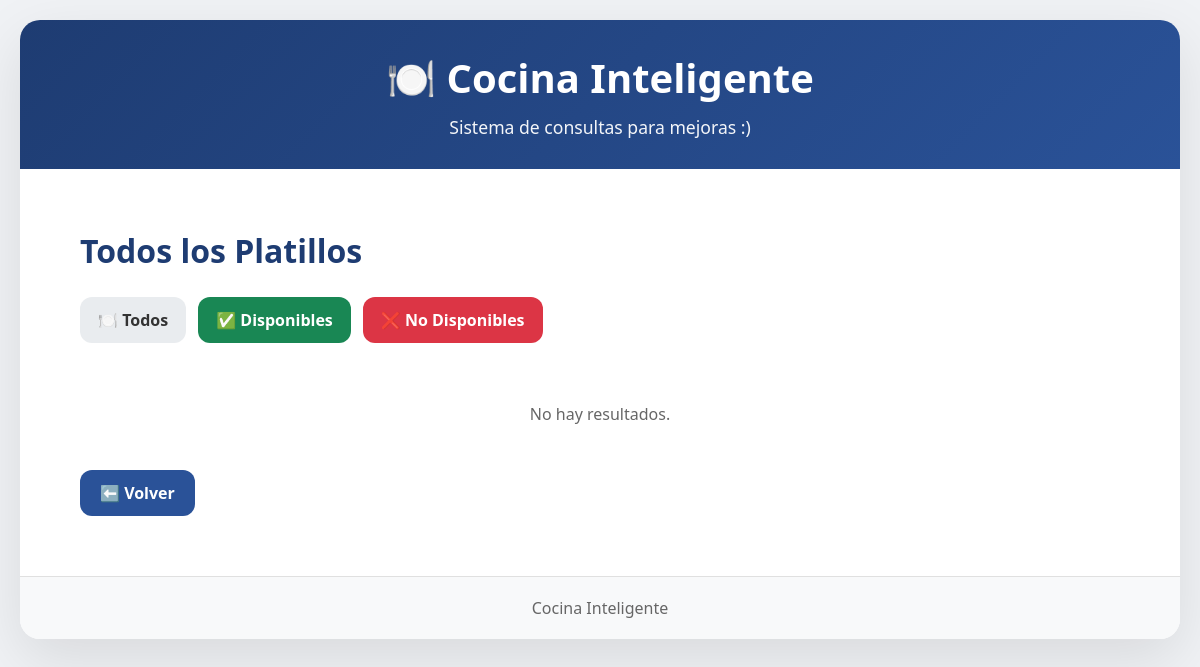
Before: /platillos/disponibilidad/ with the older database file.
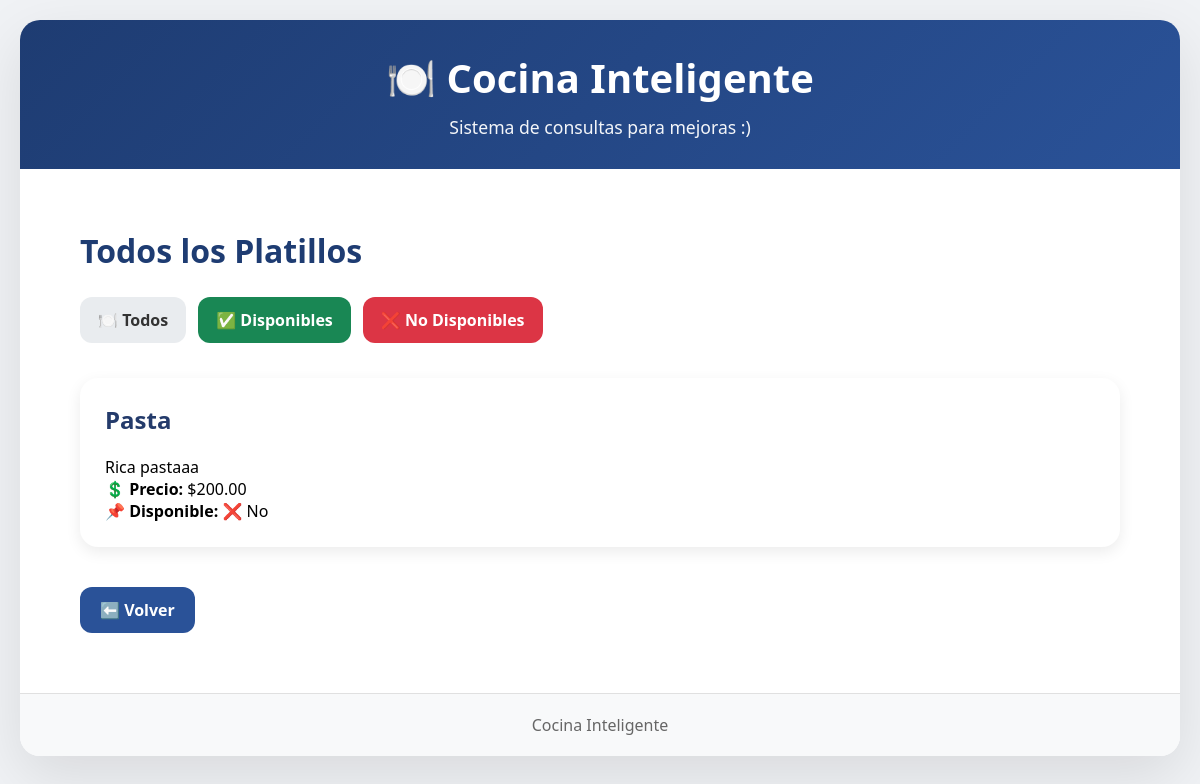
After: the same page with the newer database file.
### platillos/models.py (models this page shows, shortened)
class Platillo(models.Model):
    nombre = models.CharField(max_length=100)
    descripcion = models.TextField()
    precio = models.DecimalField(max_digits=8, decimal_places=2)
    categoria = models.ForeignKey(
        Categoria,
        on_delete=models.SET_NULL,
        null=True,
        blank=True
    )
    disponible = models.BooleanField(default=True)
    imagen = models.ImageField(
        upload_to='platillos/',
        null=True,
        blank=True
    )
    fecha_creacion = models.DateTimeField(auto_now_add=True)

### platillos/views.py (the view)
def filtrar_por_disponibilidad(request):
    disponibilidad = request.GET.get('disponible', 'todos')
    if disponibilidad == 'disponible':
        platillos = Platillo.objects.filter(disponible=True)
        titulo = 'Platillos Disponibles'
    elif disponibilidad == 'no_disponible':
        platillos = Platillo.objects.filter(disponible=False)
        titulo = 'Platillos No Disponibles'
    else:
        platillos = Platillo.objects.all()
        titulo = 'Todos los Platillos'
    context = {
        'platillos': platillos,
        'disponibilidad_actual': disponibilidad,
        'titulo': titulo
    }
    return render(request, 'platillos/filtrar_disponibilidad.html', context)

### platillos/templates/platillos/filtrar_disponibilidad.html
{% extends 'base.html' %}
{% block content %}
<div style="padding: 20px;">
    <h1 style="
        color: #1e3c72;
        margin-bottom: 25px;
    ">
        {{ titulo }}
    </h1>
    <div style="
        display: flex;
        gap: 12px;
        flex-wrap: wrap;
        margin-bottom: 35px;
    ">
        <a href="/platillos/disponibilidad/?disponible=todos"
           style="
                background: #e9ecef;
                color: #333;
                padding: 12px 18px;
                border-radius: 12px;
                text-decoration: none;
                font-weight: bold;
           ">
            🍽️ Todos
        </a>
        <a href="/platillos/disponibilidad/?disponible=disponible"
           style="
                background: #198754;
                color: white;
                padding: 12px 18px;
                border-radius: 12px;
                text-decoration: none;
                font-weight: bold;
           ">
            ✅ Disponibles
        </a>
        <a href="/platillos/disponibilidad/?disponible=no_disponible"
           style="
                background: #dc3545;
                color: white;
                padding: 12px 18px;
                border-radius: 12px;
                text-decoration: none;
                font-weight: bold;
           ">
            ❌ No Disponibles
        </a>
    </div>
    {% for platillo in platillos %}
        <div style="
            background: white;
            padding: 25px;
            border-radius: 18px;
            margin-bottom: 20px;
            box-shadow: 0 5px 15px rgba(0,0,0,0.08);
        ">
            <h2 style="color: #243b6b;">
                {{ platillo.nombre }}
            </h2>
            <p>{{ platillo.descripcion }}</p>
            <p>
                <strong>💲 Precio:</strong>
                ${{ platillo.precio }}
            </p>
            <p>
                <strong>📌 Disponible:</strong>
                {% if platillo.disponible %}
                    ✅ Sí
                {% else %}
                    ❌ No
                {% endif %}
            </p>
        </div>
    {% empty %}
        <div style="
            background: white;
            padding: 25px;
            border-radius: 18px;
            text-align: center;
            color: #666;
        ">
             No hay resultados.
        </div>
    {% endfor %}
    <a href="/platillos/"
       style="
            display: inline-block;
            margin-top: 20px;
            background: #2a5298;
            color: white;
            padding: 12px 20px;
            border-radius: 12px;
            text-decoration: none;
            font-weight: bold;
       ">
        ⬅️ Volver
    </a>
</div>
{% endblock %}

### reservaciones/templates/base.html (shortened to what this page needs)
<!DOCTYPE html>
<html lang="es">
<head>
</head>
<body>
    <div class="container">
        <div class="header">
            <h1>🍽️ Cocina Inteligente</h1>
            <p>Sistema de consultas para mejoras :)</p>
        </div>
        <div class="content">
            {% block content %}
            {% endblock %}
        </div>
        <div class="footer">
            <p>Cocina Inteligente</p>
        </div>
    </div>
</body>
</html>

### reservaciones/templates/base.html (style rules this page uses)
* { margin: 0; padding: 0; box-sizing: border-box; }
body { font-family: 'Segoe UI', Tahoma, Geneva, Verdana, sans-serif; background: #f0f2f5; min-height: 100vh; padding: 20px; }
.container { max-width: 1200px; margin: 0 auto; background: white; border-radius: 20px; box-shadow: 0 20px 60px rgba(0,0,0,0.1); overflow: hidden; }
.header { background: #1e3c72; background: linear-gradient(135deg, #1e3c72 0%, #2a5298 100%); color: white; padding: 30px; text-align: center; }
.header h1 { font-size: 2.5em; margin-bottom: 10px; }
.header p { font-size: 1.1em; opacity: 0.95; }
.content { padding: 40px; }
h2 { color: #1e3c72; margin-bottom: 20px; }
.footer { background: #f8f9fa; text-align: center; padding: 20px; color: #666; border-top: 1px solid #e0e0e0; }

Changed rows visible on the page:
added Platillo: nombre "Pasta", descripcion "Rica pastaaa", precio "200.00", disponible "❌ No"
Other visible differences:
text no longer shown: "No hay resultados."
